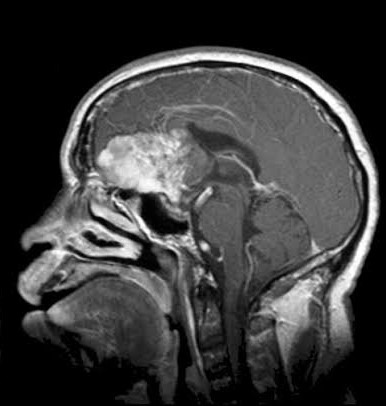
#> input picture data/raw/Testing/glioma_tumor/image(10).jpg, 386 x 406 px; its folder holds only this picture in this run
$ jupyter execute --allow-errors data_exploration.ipynb   (shell and % lines are left out)
#> lines starting #> are read from the running program, lines starting #| are printed output that depends on the picture
#> further down, img is the input picture: shape (406, 386, 3); min 0, max 255, mean 60.2
#|   Sample size: 1
#|   Mean dimensions (H × W × C): [406. 386.   3.]
#|   Min dimensions:  [406 386   3]
#|   Max dimensions:  [406 386   3]
#|   Unique shapes: 1
#|   All images same size: 406 × 386
### Data exploration step

[cell 1]
import cv2
import numpy as np
import matplotlib.pyplot as plt
from pathlib import Path
import random
from collections import Counter

# Set matplotlib to display inline

# Make plots larger
plt.rcParams['figure.figsize'] = (12, 8)
plt.rcParams['font.size'] = 10

### load datasets

[cell 2]
# Define paths
data_dir = Path('../data/raw/')
train_dir = data_dir / 'Training'
test_dir = data_dir / 'Testing'
classes = ['glioma_tumor', 'meningioma_tumor', 'no_tumor', 'pituitary_tumor']

### Visualize samples of dataset per class

[cell 3]
# Show one sample image from each class
fig, axes = plt.subplots(1, 4, figsize=(16, 4))
fig.suptitle('Sample Image from Each Class', fontsize=16, fontweight='bold')

#> (the rest of this cell did not finish here and is left out)

### check images dimensions

[cell 4]
print("Analyzing image shapes...\n")

shape_stats = {}

#> (the rest of this cell did not finish here and is left out)

### distribution of images per class

[cell 5]
# Count images per class
train_counts = {}
test_counts = {}

for cls in classes:
    # Training
    train_cls_dir = train_dir / cls
    train_count = len(list(train_cls_dir.glob('*.jpg'))) + len(list(train_cls_dir.glob('*.png')))
    train_counts[cls] = train_count

    # Testing
    test_cls_dir = test_dir / cls
    test_count = len(list(test_cls_dir.glob('*.jpg'))) + len(list(test_cls_dir.glob('*.png')))
    test_counts[cls] = test_count

# Create bar plot
fig, (ax1, ax2) = plt.subplots(1, 2, figsize=(14, 5))
fig.suptitle('Class Distribution', fontsize=16, fontweight='bold')

colors = ['#FF6B6B', '#4ECDC4', '#45B7D1', '#FFA07A']

# Training set
bars1 = ax1.bar(train_counts.keys(), train_counts.values(), color=colors, alpha=0.8, edgecolor='black')
ax1.set_xlabel('Tumor Type', fontsize=12, fontweight='bold')
ax1.set_ylabel('Number of Images', fontsize=12, fontweight='bold')
ax1.set_title('Training Set', fontsize=13, fontweight='bold')
ax1.grid(axis='y', alpha=0.3)

# Add count labels on bars
for bar in bars1:
    height = bar.get_height()
    ax1.text(bar.get_x() + bar.get_width()/2., height,
            f'{int(height)}',
            ha='center', va='bottom', fontsize=11, fontweight='bold')

# Testing set
bars2 = ax2.bar(test_counts.keys(), test_counts.values(), color=colors, alpha=0.8, edgecolor='black')
ax2.set_xlabel('Tumor Type', fontsize=12, fontweight='bold')
ax2.set_ylabel('Number of Images', fontsize=12, fontweight='bold')
ax2.set_title('Testing Set', fontsize=13, fontweight='bold')
ax2.grid(axis='y', alpha=0.3)

# Add count labels on bars
for bar in bars2:
    height = bar.get_height()
    ax2.text(bar.get_x() + bar.get_width()/2., height,
            f'{int(height)}',
            ha='center', va='bottom', fontsize=11, fontweight='bold')

plt.tight_layout()
plt.show()
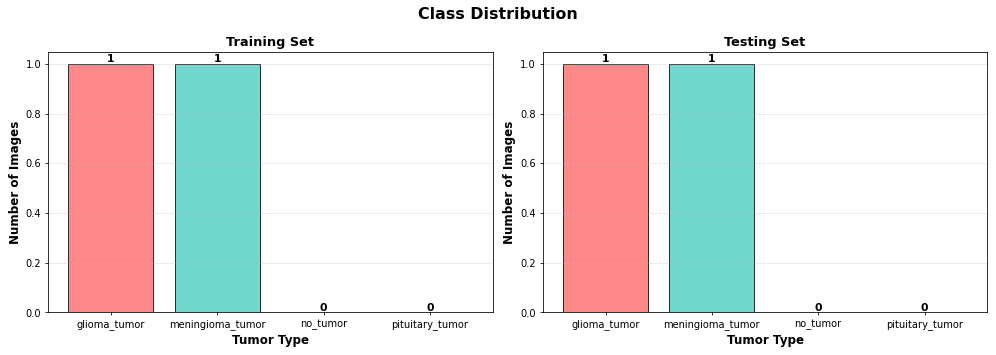
#> figure drawn by matplotlib, 2 panels


min_count = min(train_counts.values())
#> (the rest of this cell did not finish here and is left out)
